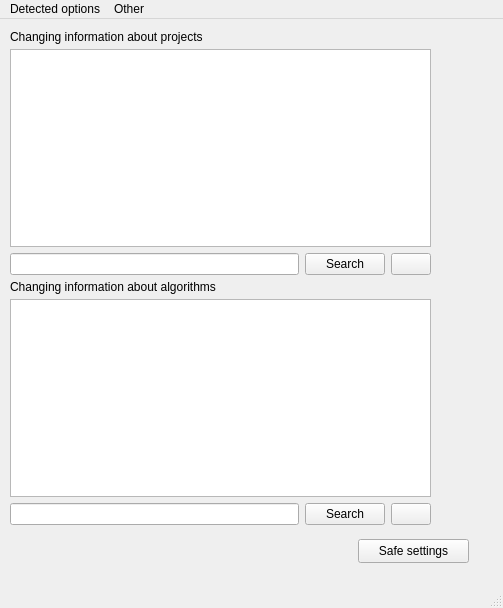
<?xml version="1.0" encoding="UTF-8"?>
<ui version="4.0">
 <class>MainWindow</class>
 <widget class="QMainWindow" name="MainWindow">
  <property name="geometry">
   <rect>
    <x>0</x>
    <y>0</y>
    <width>503</width>
    <height>608</height>
   </rect>
  </property>
  <property name="windowTitle">
   <string>Options</string>
  </property>
  <property name="windowIcon">
   <iconset>
    <normaloff>../../Downloads/Срез 1Ynote.svg</normaloff>../../Downloads/Срез 1Ynote.svg</iconset>
  </property>
  <widget class="QWidget" name="centralwidget">
   <widget class="QLabel" name="label">
    <property name="geometry">
     <rect>
      <x>10</x>
      <y>10</y>
      <width>201</width>
      <height>16</height>
     </rect>
    </property>
    <property name="text">
     <string>Changing information about projects</string>
    </property>
   </widget>
   <widget class="QWidget" name="layoutWidget">
    <property name="geometry">
     <rect>
      <x>10</x>
      <y>280</y>
      <width>421</width>
      <height>226</height>
     </rect>
    </property>
    <layout class="QVBoxLayout" name="verticalLayout_2">
     <item>
      <widget class="QTableWidget" name="tableWidget_2"/>
     </item>
     <item>
      <layout class="QHBoxLayout" name="horizontalLayout_2">
       <item>
        <widget class="QLineEdit" name="lineEdit_2">
         <property name="text">
          <string/>
         </property>
        </widget>
       </item>
       <item>
        <widget class="QPushButton" name="pushButton_2">
         <property name="text">
          <string>Search</string>
         </property>
        </widget>
       </item>
       <item>
        <widget class="QPushButton" name="pushButton_3">
         <property name="text">
          <string/>
         </property>
         <property name="icon">
          <iconset theme="QIcon::ThemeIcon::EditDelete"/>
         </property>
        </widget>
       </item>
      </layout>
     </item>
    </layout>
   </widget>
   <widget class="QLabel" name="label_2">
    <property name="geometry">
     <rect>
      <x>10</x>
      <y>260</y>
      <width>271</width>
      <height>16</height>
     </rect>
    </property>
    <property name="text">
     <string>Changing information about algorithms</string>
    </property>
   </widget>
   <widget class="QPushButton" name="pushButton_5">
    <property name="geometry">
     <rect>
      <x>358</x>
      <y>520</y>
      <width>111</width>
      <height>24</height>
     </rect>
    </property>
    <property name="text">
     <string>Safe settings</string>
    </property>
   </widget>
   <widget class="QWidget" name="">
    <property name="geometry">
     <rect>
      <x>10</x>
      <y>30</y>
      <width>421</width>
      <height>226</height>
     </rect>
    </property>
    <layout class="QVBoxLayout" name="verticalLayout">
     <item>
      <widget class="QTableWidget" name="tableWidget"/>
     </item>
     <item>
      <layout class="QHBoxLayout" name="horizontalLayout">
       <item>
        <widget class="QLineEdit" name="lineEdit">
         <property name="text">
          <string/>
         </property>
        </widget>
       </item>
       <item>
        <widget class="QPushButton" name="pushButton">
         <property name="text">
          <string>Search</string>
         </property>
        </widget>
       </item>
       <item>
        <widget class="QPushButton" name="pushButton_4">
         <property name="text">
          <string/>
         </property>
         <property name="icon">
          <iconset theme="QIcon::ThemeIcon::EditDelete"/>
         </property>
        </widget>
       </item>
      </layout>
     </item>
    </layout>
   </widget>
  </widget>
  <widget class="QMenuBar" name="menubar">
   <property name="geometry">
    <rect>
     <x>0</x>
     <y>0</y>
     <width>503</width>
     <height>33</height>
    </rect>
   </property>
   <widget class="QMenu" name="menuDetected_options">
    <property name="title">
     <string>Detected options</string>
    </property>
   </widget>
   <widget class="QMenu" name="menuOther_options">
    <property name="title">
     <string>Other</string>
    </property>
   </widget>
   <addaction name="menuDetected_options"/>
   <addaction name="menuOther_options"/>
  </widget>
  <widget class="QStatusBar" name="statusbar"/>
 </widget>
 <resources/>
 <connections/>
</ui>
